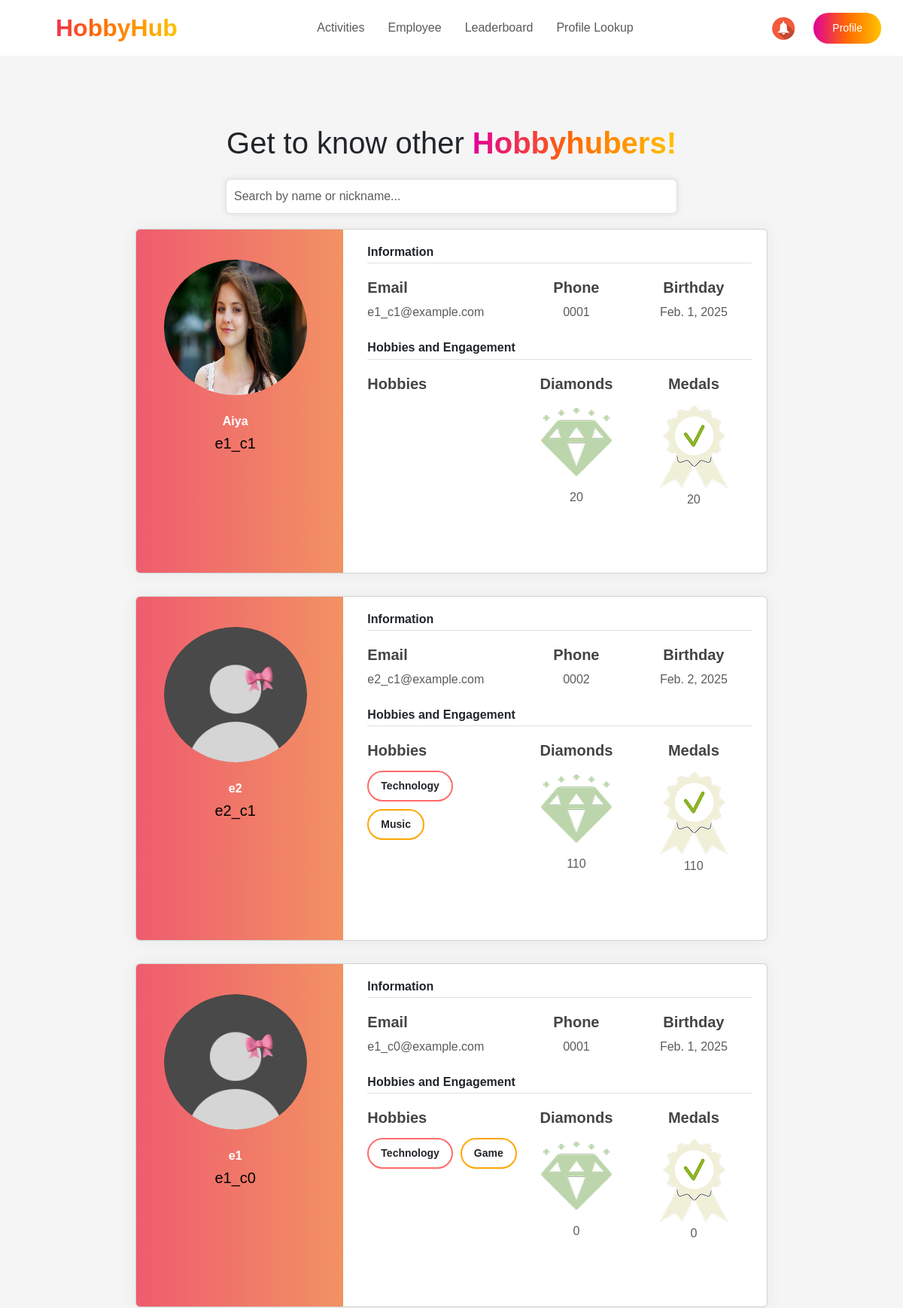
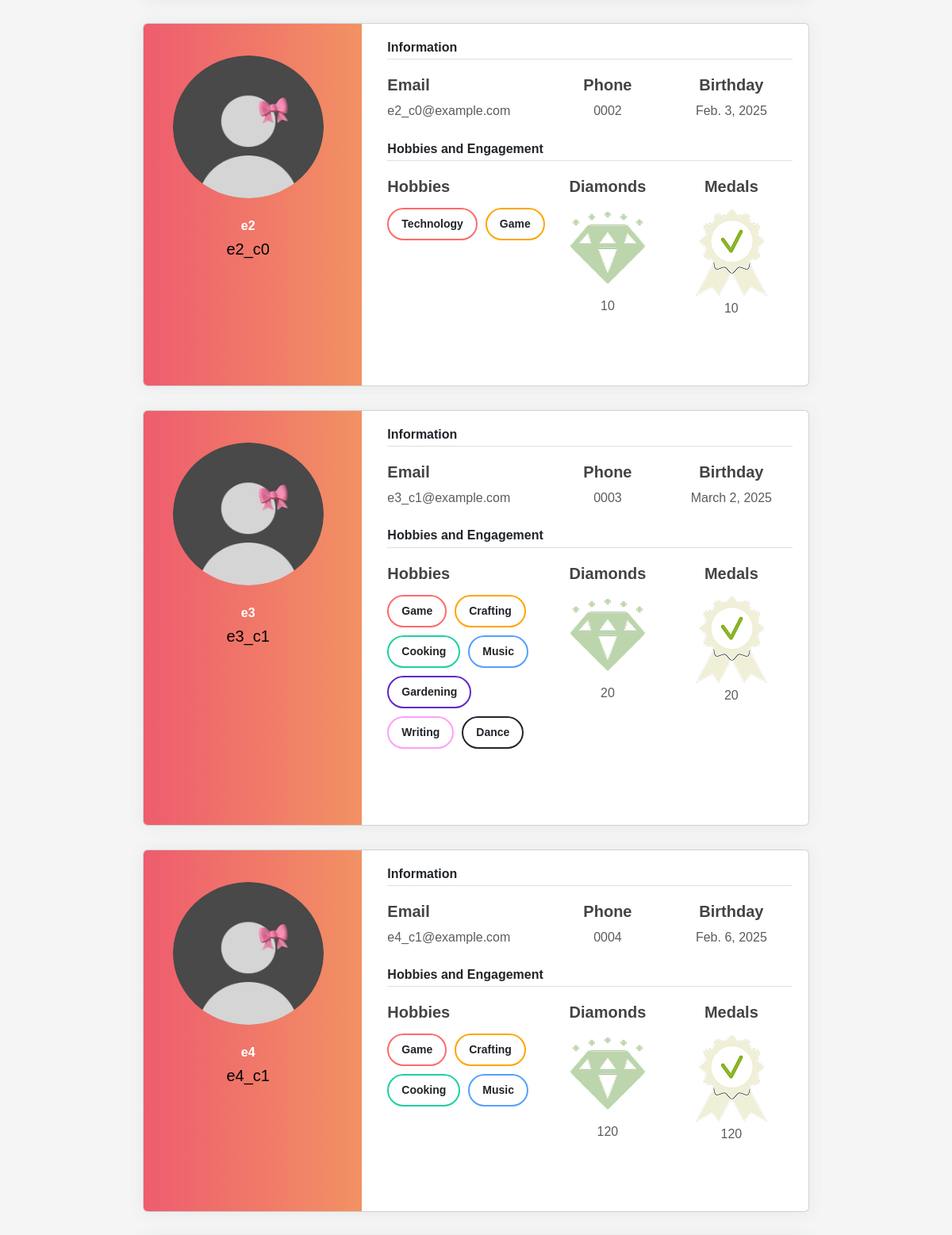
The page /organizer_profile_lookup/ (upper part) on the database its author committed (2 pictures, top to bottom).
### events/models.py (models this page shows, shortened)
class Employee(models.Model):
    nickname = models.CharField(max_length=100, primary_key=True, verbose_name="Nickname")
    name = models.CharField(max_length=255, verbose_name="Name")
    last_name = models.CharField(max_length=255, verbose_name="Last Name")
    number = models.CharField(max_length=20, verbose_name="Number")
    join_date = models.DateField(verbose_name="Join Date")
    date_of_birth = models.DateField(null=True, blank=True, verbose_name="Date of Birth")
    receive_sms_notifications = models.BooleanField(default=True, verbose_name="Receive SMS Notifications")
    receive_email_notifications = models.BooleanField(default=True, verbose_name="Receive Email Notifications")
    receive_reminders = models.BooleanField(default=True, verbose_name="Receive Reminders")
    social_id = models.CharField(max_length=255, blank=True, null=True)  # ID из социальной сети
    social_provider = models.CharField(max_length=50, blank=True, null=True)  # Провайдер (Google, Facebook и т.д.)
    company = models.ForeignKey(
        Company,
        to_field='company_id',
        on_delete=models.CASCADE,
        verbose_name="Company"
    )
    gender = models.CharField(max_length=10, choices=[('Male', 'Male'), ('Female', 'Female')], verbose_name="Gender")
    mail = models.EmailField(unique=True, verbose_name="Email")
    password = models.CharField(max_length=255, verbose_name="Password")
    is_approved = models.BooleanField(default=False, verbose_name="Approved")
    profile_photo = models.ImageField(upload_to='profile_photos/', null=True, blank=True, verbose_name="Profile Photo")
    hobbies = models.ManyToManyField(Hobby, blank=True, related_name='employees')
    diamonds = models.IntegerField(default=0, verbose_name="Diamonds")

class Hobby(models.Model):
    name = models.CharField(max_length=100, unique=True, verbose_name="Hobby Name")

### events/views.py (the view, shortened to what this page needs)
# urls.py: path('organizer_profile_lookup/', organizer_profile_lookup, name='organizer_profile_lookup'),
def organizer_profile_lookup(request):
    employees = Employee.objects.filter(is_approved=True)
    nickname = request.session.get("nickname")
    if not nickname:
        return render(request, 'organizer_profile_lookup.html', {'employees': employees, 'error': "User not found."})

### events/templates/organizer_profile_lookup.html (shortened to what this page needs)
{% extends "organizer_base.html" %}
{% load static %}
{% block extra_css %}
<link rel="stylesheet" href="{% static 'css/all.css' %}">
    <link rel="stylesheet" href="{% static 'css/profile_lookup.css' %}">
    <link rel="stylesheet" href="{% static 'css/sass_styles.css' %}">
    <link rel="stylesheet" href="https://cdn.jsdelivr.net/npm/bootstrap@5.3.0/dist/css/bootstrap.min.css">
    <link rel="stylesheet" href="{% static 'css/organizer-styles.css' %}">
    <link href="https://fonts.cdnfonts.com/css/gilroy-bold" rel="stylesheet">
    <link rel="stylesheet" href="https://cdn.jsdelivr.net/npm/swiper/swiper-bundle.min.css">
    {% endblock %}
{% block content %}
<section class="profile_lookup">
    <div class="profiles">
        <h3 class="main-header">Get to know other <span class="gradient-text">Hobbyhubers!</span></h3>
        <div class="search-container">
            <input type="text" id="searchBar" placeholder="Search by name or nickname..." class="form-control">
        </div>
        <div class="cards">
            {% for employee in employees %}
            <div class="card user-card-full">
                <div class="row m-l-0 m-r-0">
                    <div class="col-sm-4 bg-c-lite-green user-profile">
                        <div class="card-block text-center text-white">
                            <div class="m-b-25">
                                <img src="{% if employee.profile_photo %}{{ employee.profile_photo.url }}{% else %}{% static 'images/profile_photo.png' %}{% endif %}" class="img-radius" alt="User-Profile-Image">
                            </div>
                            <h6 class="f-w-600">{{ employee.name }}</h6>
                            <p>{{ employee.nickname }}</p>
                        </div>
                    </div>
                    <div class="col-sm-8">
                        <div class="card-block">
                            <h6 class="m-b-20 p-b-5 b-b-default f-w-600">Information</h6>
                            <div class="row">
                                <div class="col-sm-5">
                                    <p class="m-b-10 f-w-600">Email</p>
                                    <h6 class="text-muted f-w-400">{{ employee.mail }}</h6>
                                </div>
                                <div class="col-sm-3">
                                    <p class="m-b-10 f-w-600">Phone</p>
                                    <h6 class="text-muted f-w-400">{{ employee.number }}</h6>
                                </div>
                                <div class="col-sm-4">
                                    <p class="m-b-10 f-w-600">Birthday</p>
                                    <h6 class="text-muted f-w-400">{{ employee.date_of_birth }}</h6>
                                </div>
                            </div>
                            <h6 class="m-b-20 m-t-40 p-b-5 b-b-default f-w-600">Hobbies and Engagement</h6>
                            <div class="row">
                                <div class="col-sm-5">
                                    <p class="m-b-10 f-w-600" style="padding-bottom: 4px;">Hobbies</p>
                                    <ul class="listed">
                                        {% for hobby in employee.hobbies.all %}
                                            <li>{{ hobby.name }}</li>
                                        {% endfor %}
                                    </ul>
                                </div>
                                <div class="col-sm-3">
                                    <p class="m-b-10 f-w-600">Diamonds</p>
                                    <img src="{% static 'images/sp_diamond.png' %}" class="img_diamond">
                                    <h6 class="text-muted f-w-400">{{ employee.diamonds }}</h6>
                                </div>
                                <div class="col-sm-4">
                                    <p class="m-b-10 f-w-600">Medals</p>
                                    <img src="{% static 'images/medal.png' %}" class="img_medal">
                                    <h6 class="text-muted f-w-400">{{ employee.diamonds }}</h6>
                                </div>
                            </div>
                            <ul class="social-link list-unstyled m-t-40 m-b-10">
                                <li></li>
                                <li><a href="#!" data-toggle="tooltip" data-placement="bottom" title="" data-original-title="twitter" data-abc="true"></a></li>
                                <li></li>
                            </ul>
                        </div>
                    </div>
                </div>
        </div>
            {% endfor %}
        </div>
    </div>
</section>
{% endblock %}

### events/static/css/profile_lookup.css (style rules this page uses)
.user-card-full { overflow: hidden; }
.profile_lookup { margin-top: 150px; }
.cards { display: flex; flex-direction: column; align-items: center; }
.card { width:70%; border-radius: 5px; -webkit-box-shadow: 0 1px 20px 0 rgba(69,90,100,0.08); box-shadow: 0 1px 20px 0 rgba(69,90,100,0.08); border: none; margin-bottom: 30px; }
.m-r-0 { margin-right: 0px; }
.m-l-0 { margin-left: 0px; }
.user-card-full .user-profile { border-radius: 5px 0 0 5px; }
.bg-c-lite-green { background: -webkit-gradient(linear, left top, right top, from(#f29263), to(#ee5a6f)); background: linear-gradient(to right, #ee5a6f, #f29263); }
.user-profile { padding: 20px 0; }
.card-block { padding: 1.25rem; }
.m-b-25 { margin-bottom: 25px; }
.img-radius { border-radius: 50%; width: 190px; height: 180px; }
.main-header { width: 100%; height: 5rem; line-height: 5rem; font-size: 2.5rem; text-align: center; }
h6 { font-size: 14px; }
.card .card-block p { line-height: 25px; }
.b-b-default { border-bottom: 1px solid #e0e0e0; }
.m-b-20 { margin-bottom: 20px; }
.p-b-5 { padding-bottom: 5px !important; }
.m-b-10 { margin-bottom: 10px; color: #444; }
.text-muted { color: #919aa3 !important; }
.f-w-600 { font-weight: 600; }
.m-t-40 { margin-top: 20px; }
.m-b-10 { margin-bottom: 10px; }
.user-card-full .social-link li { display: inline-block; }
.col-sm-4 { text-align: center; justify-content: center; }
.col-sm-3 { text-align: center; justify-content: center; }
.img_diamond { padding: 9px 0; }
.listed { list-style: none; padding: 0; display: flex; flex-wrap: wrap; gap: 10px; }
.listed li { background: white; padding: 8px 16px; border-radius: 50px; border: 2px solid; font-size: 14px; font-weight: bold; text-align: center; display: inline-block; transition: 0.3s ease-in-out; }
.listed li:nth-child(1) { border-color: #ff6b6b; }
.listed li:nth-child(2) { border-color: #ffa502; }
.listed li:nth-child(3) { border-color: #1dd1a1; }
.listed li:nth-child(4) { border-color: #54a0ff; }
.listed li:nth-child(5) { border-color: #5f27cd; }
.listed li:nth-child(6) { border-color: #ff9ff3; }
.search-container { width: 100%; display: flex; justify-content: center; margin-bottom: 20px; }
#searchBar { width: 50%; padding: 10px; font-size: 16px; }

### events/static/css/organizer-styles.css (style rules this page uses)
body { font-family: 'Gilroy-Medium', sans-serif; background-color: #F5F5F5; }
body h1, h2, h3, h4,h5,h6, header { font-family: 'Gilroy-Bold', sans-serif; }
p { color: #000000; font-weight: 400; font-size: 20px; }
.gradient-text { background: linear-gradient(90deg, #E10098 0%, #FF6A00 50%, #FFC300 100%); -webkit-background-clip: text; -webkit-text-fill-color: transparent; font-weight: bold; }

### events/static/css/guest-styles.css (style rules this page uses)
html { scroll-behavior: smooth; }
body { font-family: 'Girloy-Medium', sans-serif !important; margin: auto; background-color: #f5f5f5; }
p { color: #000000; font-weight: 400; font-size: 20px; }
.gradient-text { background: linear-gradient(90deg, #E10098 0%, #FF6A00 50%, #FFC300 100%); -webkit-background-clip: text; -webkit-text-fill-color: transparent; font-weight: bold; }

### events/static/css/user-styles.css (style rules this page uses)
body { overflow-x: hidden; }

### events/static/css/profile.css (style rules this page uses)
input { margin-top: 5px; box-shadow: 0 0 10px rgba(0, 0, 0, 0.1); }
h3 { font-size: 18px; font-weight: bold; margin-top: 40px; margin-bottom: 20px; }
.form-control { border-radius: 10px; }

### events/static/css/activities.css (style rules this page uses)
body { font-family: 'Gilroy-Medium', sans-serif; }
body h1, h2, h3, h4,h5,h6, header { font-family: 'Gilroy-Bold', sans-serif; }
input, select, textarea { padding: 8px; border: 1px solid #ccc; border-radius: 5px; }
input, textarea, select { width: 100%; padding: 8px; margin: 5px 0; border: 1px solid #ccc; border-radius: 5px; }

### events/static/css/employees.css (style rules this page uses)
body { font-family: 'Gilroy-Medium', sans-serif; background-color: #F5F5F5; }
body h1, h2, h3, h4,h5,h6, header { font-family: 'Gilroy-Bold', sans-serif; }

### rows shown on the page
Employee: profile_photo (picture), name "Aiya", nickname "e1_c1", mail "e1_c1@example.com", number "0001", date_of_birth "Feb. 1, 2025", diamonds "20"
Employee: name "e2", nickname "e2_c1", mail "e2_c1@example.com", number "0002", date_of_birth "Feb. 2, 2025", diamonds "110"
Hobby: name "Technology"
Hobby: name "Music"
Employee: name "e1", nickname "e1_c0", mail "e1_c0@example.com", number "0001", date_of_birth "Feb. 1, 2025", diamonds "0"
Hobby: name "Game"
Employee: name "e2", nickname "e2_c0", mail "e2_c0@example.com", number "0002", date_of_birth "Feb. 3, 2025", diamonds "10"
Employee: name "e3", nickname "e3_c1", mail "e3_c1@example.com", number "0003", date_of_birth "March 2, 2025", diamonds "20"
Hobby: name "Crafting"
Hobby: name "Cooking"
Hobby: name "Gardening"
Hobby: name "Writing"
Hobby: name "Dance"
Employee: name "e4", nickname "e4_c1", mail "e4_c1@example.com", number "0004", date_of_birth "Feb. 6, 2025", diamonds "120"
